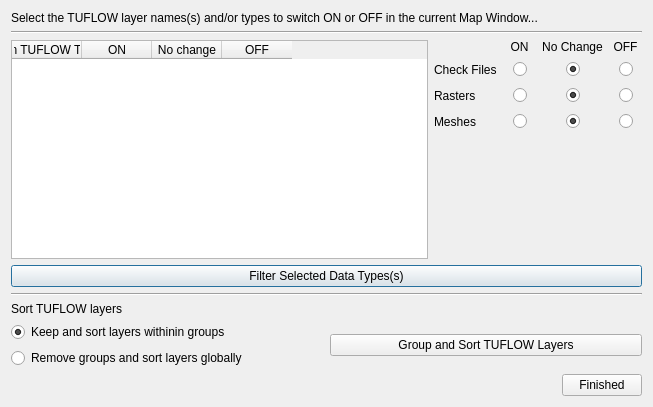
<?xml version="1.0" encoding="UTF-8"?>
<ui version="4.0">
 <class>FilterAndSortLayers</class>
 <widget class="QDialog" name="FilterAndSortLayers">
  <property name="geometry">
   <rect>
    <x>0</x>
    <y>0</y>
    <width>653</width>
    <height>407</height>
   </rect>
  </property>
  <property name="windowTitle">
   <string>Filter and/or Sort TUFLOW Layers in current Map Window</string>
  </property>
  <layout class="QVBoxLayout" name="verticalLayout_2">
   <item>
    <layout class="QVBoxLayout" name="verticalLayout">
     <item>
      <widget class="QLabel" name="label">
       <property name="text">
        <string>Select the TUFLOW layer names(s) and/or types to switch ON or OFF in the current Map Window...</string>
       </property>
      </widget>
     </item>
     <item>
      <widget class="Line" name="line">
       <property name="orientation">
        <enum>Qt::Horizontal</enum>
       </property>
      </widget>
     </item>
    </layout>
   </item>
   <item>
    <layout class="QGridLayout" name="gridLayout_2" columnstretch="10,5">
     <item row="0" column="1">
      <layout class="QGridLayout" name="gridLayout">
       <item row="1" column="0">
        <widget class="QLabel" name="label_2">
         <property name="text">
          <string>Check Files</string>
         </property>
        </widget>
       </item>
       <item row="3" column="0">
        <widget class="QLabel" name="label_4">
         <property name="text">
          <string>Meshes</string>
         </property>
        </widget>
       </item>
       <item row="2" column="0">
        <widget class="QLabel" name="label_3">
         <property name="text">
          <string>Rasters</string>
         </property>
        </widget>
       </item>
       <item row="0" column="2">
        <widget class="QLabel" name="label_7">
         <property name="text">
          <string>No Change</string>
         </property>
         <property name="alignment">
          <set>Qt::AlignCenter</set>
         </property>
        </widget>
       </item>
       <item row="0" column="1">
        <widget class="QLabel" name="label_6">
         <property name="layoutDirection">
          <enum>Qt::LeftToRight</enum>
         </property>
         <property name="text">
          <string>ON</string>
         </property>
         <property name="alignment">
          <set>Qt::AlignCenter</set>
         </property>
        </widget>
       </item>
       <item row="0" column="3">
        <widget class="QLabel" name="label_8">
         <property name="text">
          <string>OFF</string>
         </property>
         <property name="alignment">
          <set>Qt::AlignCenter</set>
         </property>
        </widget>
       </item>
       <item row="2" column="3">
        <layout class="QHBoxLayout" name="horizontalLayout_6">
         <item>
          <spacer name="horizontalSpacer_11">
           <property name="orientation">
            <enum>Qt::Horizontal</enum>
           </property>
           <property name="sizeHint" stdset="0">
            <size>
             <width>0</width>
             <height>20</height>
            </size>
           </property>
          </spacer>
         </item>
         <item>
          <widget class="QRadioButton" name="rbDemOff">
           <property name="text">
            <string/>
           </property>
           <attribute name="buttonGroup">
            <string notr="true">bgDem</string>
           </attribute>
          </widget>
         </item>
         <item>
          <spacer name="horizontalSpacer_12">
           <property name="orientation">
            <enum>Qt::Horizontal</enum>
           </property>
           <property name="sizeHint" stdset="0">
            <size>
             <width>0</width>
             <height>20</height>
            </size>
           </property>
          </spacer>
         </item>
        </layout>
       </item>
       <item row="3" column="2">
        <layout class="QHBoxLayout" name="horizontalLayout_8">
         <item>
          <spacer name="horizontalSpacer_15">
           <property name="orientation">
            <enum>Qt::Horizontal</enum>
           </property>
           <property name="sizeHint" stdset="0">
            <size>
             <width>0</width>
             <height>20</height>
            </size>
           </property>
          </spacer>
         </item>
         <item>
          <widget class="QRadioButton" name="rbMeshCurrent">
           <property name="text">
            <string/>
           </property>
           <property name="checked">
            <bool>true</bool>
           </property>
           <attribute name="buttonGroup">
            <string notr="true">bgMesh</string>
           </attribute>
          </widget>
         </item>
         <item>
          <spacer name="horizontalSpacer_16">
           <property name="orientation">
            <enum>Qt::Horizontal</enum>
           </property>
           <property name="sizeHint" stdset="0">
            <size>
             <width>0</width>
             <height>20</height>
            </size>
           </property>
          </spacer>
         </item>
        </layout>
       </item>
       <item row="3" column="3">
        <layout class="QHBoxLayout" name="horizontalLayout_9">
         <item>
          <spacer name="horizontalSpacer_17">
           <property name="orientation">
            <enum>Qt::Horizontal</enum>
           </property>
           <property name="sizeHint" stdset="0">
            <size>
             <width>0</width>
             <height>20</height>
            </size>
           </property>
          </spacer>
         </item>
         <item>
          <widget class="QRadioButton" name="rbMeshOff">
           <property name="text">
            <string/>
           </property>
           <attribute name="buttonGroup">
            <string notr="true">bgMesh</string>
           </attribute>
          </widget>
         </item>
         <item>
          <spacer name="horizontalSpacer_18">
           <property name="orientation">
            <enum>Qt::Horizontal</enum>
           </property>
           <property name="sizeHint" stdset="0">
            <size>
             <width>0</width>
             <height>20</height>
            </size>
           </property>
          </spacer>
         </item>
        </layout>
       </item>
       <item row="1" column="2">
        <layout class="QHBoxLayout" name="horizontalLayout_2">
         <item>
          <spacer name="horizontalSpacer_3">
           <property name="orientation">
            <enum>Qt::Horizontal</enum>
           </property>
           <property name="sizeHint" stdset="0">
            <size>
             <width>0</width>
             <height>20</height>
            </size>
           </property>
          </spacer>
         </item>
         <item>
          <widget class="QRadioButton" name="rbCheckCurrent">
           <property name="text">
            <string/>
           </property>
           <property name="checked">
            <bool>true</bool>
           </property>
           <attribute name="buttonGroup">
            <string notr="true">bgCheck</string>
           </attribute>
          </widget>
         </item>
         <item>
          <spacer name="horizontalSpacer_4">
           <property name="orientation">
            <enum>Qt::Horizontal</enum>
           </property>
           <property name="sizeHint" stdset="0">
            <size>
             <width>0</width>
             <height>20</height>
            </size>
           </property>
          </spacer>
         </item>
        </layout>
       </item>
       <item row="2" column="1">
        <layout class="QHBoxLayout" name="horizontalLayout_4">
         <item>
          <spacer name="horizontalSpacer_7">
           <property name="orientation">
            <enum>Qt::Horizontal</enum>
           </property>
           <property name="sizeHint" stdset="0">
            <size>
             <width>0</width>
             <height>20</height>
            </size>
           </property>
          </spacer>
         </item>
         <item>
          <widget class="QRadioButton" name="rbDemOn">
           <property name="text">
            <string/>
           </property>
           <attribute name="buttonGroup">
            <string notr="true">bgDem</string>
           </attribute>
          </widget>
         </item>
         <item>
          <spacer name="horizontalSpacer_8">
           <property name="orientation">
            <enum>Qt::Horizontal</enum>
           </property>
           <property name="sizeHint" stdset="0">
            <size>
             <width>0</width>
             <height>20</height>
            </size>
           </property>
          </spacer>
         </item>
        </layout>
       </item>
       <item row="1" column="1">
        <layout class="QHBoxLayout" name="horizontalLayout">
         <item>
          <spacer name="horizontalSpacer">
           <property name="orientation">
            <enum>Qt::Horizontal</enum>
           </property>
           <property name="sizeHint" stdset="0">
            <size>
             <width>0</width>
             <height>20</height>
            </size>
           </property>
          </spacer>
         </item>
         <item>
          <widget class="QRadioButton" name="rbCheckOn">
           <property name="text">
            <string/>
           </property>
           <attribute name="buttonGroup">
            <string notr="true">bgCheck</string>
           </attribute>
          </widget>
         </item>
         <item>
          <spacer name="horizontalSpacer_2">
           <property name="orientation">
            <enum>Qt::Horizontal</enum>
           </property>
           <property name="sizeHint" stdset="0">
            <size>
             <width>0</width>
             <height>20</height>
            </size>
           </property>
          </spacer>
         </item>
        </layout>
       </item>
       <item row="2" column="2">
        <layout class="QHBoxLayout" name="horizontalLayout_5">
         <item>
          <spacer name="horizontalSpacer_9">
           <property name="orientation">
            <enum>Qt::Horizontal</enum>
           </property>
           <property name="sizeHint" stdset="0">
            <size>
             <width>0</width>
             <height>20</height>
            </size>
           </property>
          </spacer>
         </item>
         <item>
          <widget class="QRadioButton" name="rbDemCurrent">
           <property name="text">
            <string/>
           </property>
           <property name="checked">
            <bool>true</bool>
           </property>
           <attribute name="buttonGroup">
            <string notr="true">bgDem</string>
           </attribute>
          </widget>
         </item>
         <item>
          <spacer name="horizontalSpacer_10">
           <property name="orientation">
            <enum>Qt::Horizontal</enum>
           </property>
           <property name="sizeHint" stdset="0">
            <size>
             <width>0</width>
             <height>20</height>
            </size>
           </property>
          </spacer>
         </item>
        </layout>
       </item>
       <item row="3" column="1">
        <layout class="QHBoxLayout" name="horizontalLayout_7">
         <item>
          <spacer name="horizontalSpacer_13">
           <property name="orientation">
            <enum>Qt::Horizontal</enum>
           </property>
           <property name="sizeHint" stdset="0">
            <size>
             <width>0</width>
             <height>20</height>
            </size>
           </property>
          </spacer>
         </item>
         <item>
          <widget class="QRadioButton" name="rbMeshOn">
           <property name="text">
            <string/>
           </property>
           <attribute name="buttonGroup">
            <string notr="true">bgMesh</string>
           </attribute>
          </widget>
         </item>
         <item>
          <spacer name="horizontalSpacer_14">
           <property name="orientation">
            <enum>Qt::Horizontal</enum>
           </property>
           <property name="sizeHint" stdset="0">
            <size>
             <width>0</width>
             <height>20</height>
            </size>
           </property>
          </spacer>
         </item>
        </layout>
       </item>
       <item row="1" column="3">
        <layout class="QHBoxLayout" name="horizontalLayout_3">
         <item>
          <spacer name="horizontalSpacer_5">
           <property name="orientation">
            <enum>Qt::Horizontal</enum>
           </property>
           <property name="sizeHint" stdset="0">
            <size>
             <width>0</width>
             <height>20</height>
            </size>
           </property>
          </spacer>
         </item>
         <item>
          <widget class="QRadioButton" name="rbCheckOff">
           <property name="text">
            <string/>
           </property>
           <attribute name="buttonGroup">
            <string notr="true">bgCheck</string>
           </attribute>
          </widget>
         </item>
         <item>
          <spacer name="horizontalSpacer_6">
           <property name="orientation">
            <enum>Qt::Horizontal</enum>
           </property>
           <property name="sizeHint" stdset="0">
            <size>
             <width>0</width>
             <height>20</height>
            </size>
           </property>
          </spacer>
         </item>
        </layout>
       </item>
      </layout>
     </item>
     <item row="0" column="0" rowspan="2">
      <widget class="QTableWidget" name="tableWidget">
       <attribute name="horizontalHeaderDefaultSectionSize">
        <number>70</number>
       </attribute>
       <column>
        <property name="text">
         <string>Open TUFLOW Types</string>
        </property>
       </column>
       <column>
        <property name="text">
         <string>ON</string>
        </property>
       </column>
       <column>
        <property name="text">
         <string>No change</string>
        </property>
       </column>
       <column>
        <property name="text">
         <string>OFF</string>
        </property>
       </column>
      </widget>
     </item>
     <item row="1" column="1">
      <spacer name="verticalSpacer">
       <property name="orientation">
        <enum>Qt::Vertical</enum>
       </property>
       <property name="sizeHint" stdset="0">
        <size>
         <width>20</width>
         <height>40</height>
        </size>
       </property>
      </spacer>
     </item>
     <item row="2" column="0" colspan="2">
      <widget class="QPushButton" name="pbFilter">
       <property name="text">
        <string>Filter Selected Data Types(s)</string>
       </property>
      </widget>
     </item>
    </layout>
   </item>
   <item>
    <widget class="Line" name="line_2">
     <property name="orientation">
      <enum>Qt::Horizontal</enum>
     </property>
    </widget>
   </item>
   <item>
    <layout class="QGridLayout" name="gridLayout_3">
     <item row="2" column="0">
      <widget class="QRadioButton" name="rbSortGlobally">
       <property name="text">
        <string>Remove groups and sort layers globally</string>
       </property>
       <attribute name="buttonGroup">
        <string notr="true">bgSortOptions</string>
       </attribute>
      </widget>
     </item>
     <item row="1" column="0">
      <widget class="QRadioButton" name="rbSortLocally">
       <property name="text">
        <string>Keep and sort layers withinin groups</string>
       </property>
       <property name="checked">
        <bool>true</bool>
       </property>
       <attribute name="buttonGroup">
        <string notr="true">bgSortOptions</string>
       </attribute>
      </widget>
     </item>
     <item row="1" column="1" rowspan="2">
      <widget class="QPushButton" name="pbSort">
       <property name="text">
        <string>Group and Sort TUFLOW Layers</string>
       </property>
      </widget>
     </item>
     <item row="0" column="0" colspan="2">
      <widget class="QLabel" name="label_5">
       <property name="text">
        <string>Sort TUFLOW layers</string>
       </property>
      </widget>
     </item>
    </layout>
   </item>
   <item>
    <layout class="QHBoxLayout" name="horizontalLayout_13">
     <item>
      <spacer name="horizontalSpacer_25">
       <property name="orientation">
        <enum>Qt::Horizontal</enum>
       </property>
       <property name="sizeHint" stdset="0">
        <size>
         <width>40</width>
         <height>20</height>
        </size>
       </property>
      </spacer>
     </item>
     <item>
      <widget class="QPushButton" name="pbFinished">
       <property name="text">
        <string>Finished</string>
       </property>
      </widget>
     </item>
    </layout>
   </item>
  </layout>
 </widget>
 <resources/>
 <connections/>
 <buttongroups>
  <buttongroup name="bgSortOptions"/>
  <buttongroup name="bgCheck"/>
  <buttongroup name="bgDem"/>
  <buttongroup name="bgMesh"/>
 </buttongroups>
</ui>
